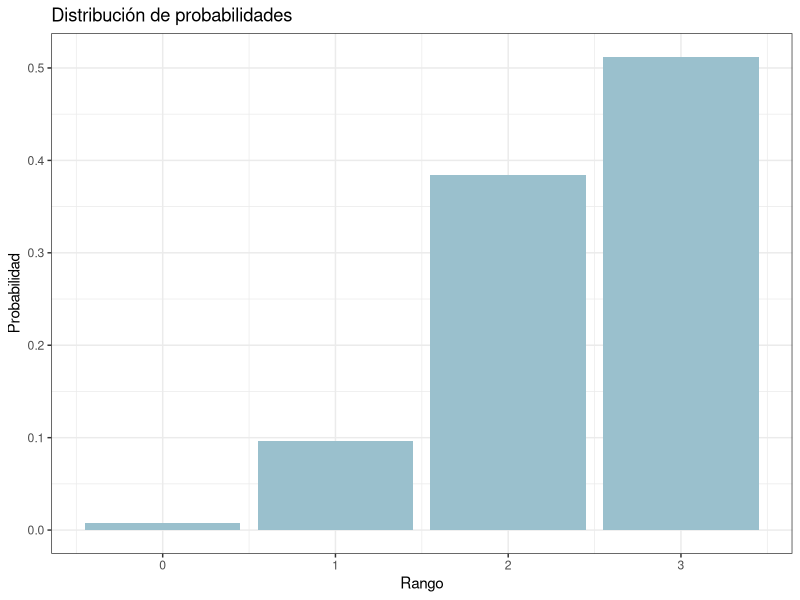
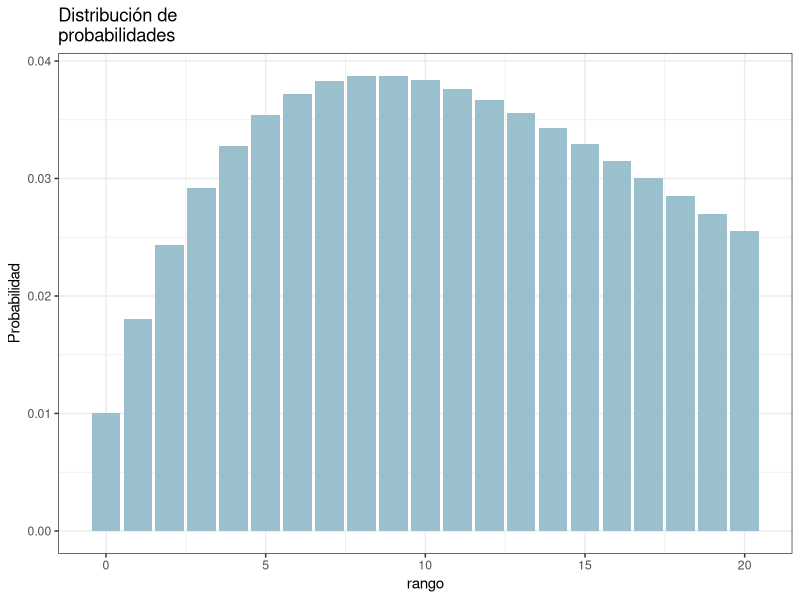
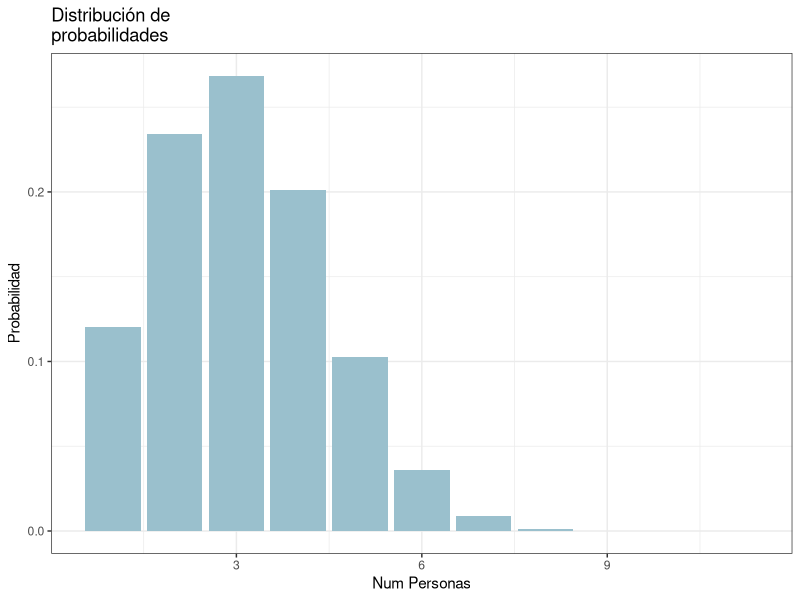

The R script that drew these images, in order:
## ---- chunk 1
knitr::opts_chunk$set(echo = TRUE)
## ---- chunk 2
# n = Total de los elemententos seleccionados (3)
# x = Toma el valor de 0, 1, 2 o 3
# P = Probabilidad de exito (0.8)

funcionMasa= function(n, x, P){
  (factorial(n)/(factorial(x) * (factorial(n - x)))) * (P**x) * (1-P)**(n-x)
}
funcionMasa(3, 0, 0.8) + funcionMasa(3, 1, 0.8) + funcionMasa(3, 2, 0.8) + funcionMasa(3, 3, 0.8)
## ---- chunk 3
# Datos
rango = seq(0,3)
distribucion = dbinom(rango, size = 3,prob = 0.8)
datos=data.frame(rango,distribucion)

# Gafico
library("ggplot2")
grafico = ggplot(data=datos,aes(x=rango,y=distribucion))
grafico = grafico + geom_bar(stat="identity",fill="lightblue3")
grafico = grafico + theme_bw() + ggtitle("Distribución de probabilidades")
grafico = grafico + xlab("Rango") + ylab("Probabilidad")
plot(grafico)
## ---- chunk 4
#p (x >= 4) = 1 - (P(x=3) + P(x=2))
1 - (dnbinom(3-2, size=2, prob=0.1) + dnbinom(x=2-2, size=2, prob=0.1))
## ---- chunk 5
# E(x)= size/prob
2/0.1
## ---- chunk 6
#Datos
rango = seq(0,20)
intentos_fallidos=2
distribucion = dnbinom(x=rango, size=intentos_fallidos, prob=0.1)
datos=data.frame(rango,distribucion)

#Grafico                  
library("ggplot2")
grafico = ggplot(data=datos,aes(x=rango,y=distribucion))
grafico = grafico + geom_bar(stat="identity",fill="lightblue3")
grafico = grafico + theme_bw() + ggtitle("Distribución de
probabilidades")
grafico = grafico + xlab("rango") + ylab("Probabilidad")
plot(grafico)
## ---- chunk 7
# (x=1)
# dhyper(x, m, n, k)
dhyper(1, 800*0.3, 800 - (800*0.3), 10)
## ---- chunk 8
# (x>1)
1 - (dhyper(1, 800*0.3, 800 - (800*0.3), 10)) - (dhyper(0, 800*0.3, 800 - (800*0.3), 10))
## ---- chunk 9
exitos=seq(0:10) 
distribucion = dhyper(x=exitos, 800*0.3, 800 - (800*0.3), 10)
datos=data.frame(exitos,distribucion)

library("ggplot2")
grafico = ggplot(data=datos,aes(x=exitos,y=distribucion))
grafico = grafico + geom_bar(stat="identity",fill="lightblue3")
grafico = grafico + theme_bw() + ggtitle("Distribución de
probabilidades")
grafico = grafico + xlab("Num Personas") + ylab("Probabilidad")
plot(grafico)
## ---- chunk 10
k = 5       #numero de llamadas en 1 hora
lambda = 8  #promdio de llamadas por hora
dpois(k,lambda)
## ---- chunk 11
(dpois(0,8)) + (dpois(1,8)) + (dpois(2,8)) + (dpois(3,8))
## ---- chunk 12
media = 129*10
varianza = (14**2)*10
c(media, varianza)
## ---- chunk 13
### z = (x - media)/desviacion
z = ((3 + 0.5) -(3*0.8))/(sqrt(3*0.8*(1-0.8)))
pnorm(z)
## ---- chunk 14
# 1
#lambda = 8
z = (5-8)/sqrt(8)
pnorm(z)

# 2
(pnorm((0-8)/sqrt(8))) + (pnorm((1-8)/sqrt(8))) + (pnorm((2-8)/sqrt(8))) + (pnorm((3-8)/sqrt(8)))
